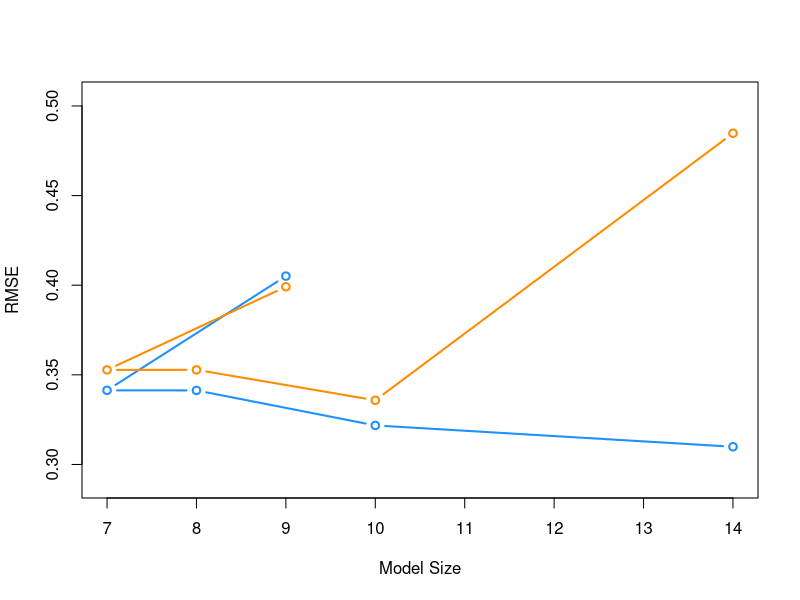

This figure's R source: (Note: this script raises an error after producing the figure.)
## ---- chunk 1
knitr::opts_chunk$set(cache = TRUE, autodep = TRUE, fig.align = "center", warning = FALSE, message = FALSE, dpi = 300)
## ---- chunk 2
library(caret)
g = 6.67*10^(-11)
gen_some_data = function(n_obs = 50) {
  int_designator = seq(0, 10, length.out = n_obs)
  eccentricity = runif(n = n_obs, min = 0, max = 90)
  classification = sample(c("U", "C", "S"), size = n_obs, replace = TRUE)
  periapsis  = round(runif(n = n_obs, min = 0, max = 90), 4)
  inclination = round(runif(n = n_obs, min = 0, max = 180), 4)
  mean_anomoly = round(runif(n = n_obs, min = 0, max = 360),4)
  mass1 = round(runif(n = n_obs, min = 100, max = 999),4)
  mass2 = round(runif(n = n_obs, min = 1000, max = 2000),4)
  day = round(runif(n = n_obs, min = 0, max = 24), 4)
  focal_param = round(runif(n = n_obs, min = 100, max = 400),4)
  semi_latus_rectum = focal_param*eccentricity
  semimajor_axis = semi_latus_rectum/abs((1-eccentricity^2))
  mean_motion = 360/focal_param
  #mean_motion = sqrt((g*(mass1+mass2)/(semimajor_axis^3)))
  data.frame(mean_motion, semimajor_axis, semi_latus_rectum, int_designator, eccentricity, classification, periapsis, mean_anomoly, inclination)
}
## ---- chunk 3
set.seed(42)
orb_data = gen_some_data(n_obs = 10000)
#orb_tst = gen_some_data(n_obs = 9000)
#orb_trn = gen_some_data(n_obs = 5000)
summary(orb_data)
## ---- chunk 4
rmse = function(actual, predicted) {
  sqrt(mean((actual - predicted) ^ 2))
}
## ---- chunk 5
get_complexity = function(model) {
  length(coef(model)) - 1
}
## ---- chunk 6
set.seed(9)
num_obs = nrow(orb_data)

train_index = sample(num_obs, size = trunc(0.50 * num_obs))
orb_trn = orb_data[train_index, ]
orb_tst = orb_data[-train_index, ]
## ---- chunk 7
fit_0 = lm(mean_motion ~ 1, data = orb_trn)
get_complexity(fit_0)
## ---- chunk 8
sqrt(mean((orb_trn$mean_motion - predict(fit_0, orb_trn)) ^ 2))
## ---- chunk 9
sqrt(mean((orb_tst$mean_motion - predict(fit_0, orb_tst)) ^ 2))
## ---- chunk 10
rmse(actual = orb_trn$mean_motion, predicted = predict(fit_0, orb_trn))
## ---- chunk 11
rmse(actual = orb_tst$mean_motion, predicted = predict(fit_0, orb_tst))
## ---- chunk 12
get_rmse = function(model, data, response) {
  rmse(actual = subset(data, select = response, drop = TRUE),
       predicted = predict(model, data))
}
## ---- chunk 13
get_rmse(model = fit_0, data = orb_trn, response = "mean_motion")

get_rmse(model = fit_0, data = orb_tst, response = "mean_motion")
## ---- chunk 14
fit_1 = lm(mean_motion ~ ., data = orb_trn)
get_complexity(fit_1)
## ---- chunk 15
get_rmse(model = fit_1, data = orb_trn, response = "mean_motion")
## ---- chunk 16
get_rmse(model = fit_1, data = orb_tst, response = "mean_motion")
## ---- chunk 17
fit_2 = lm(mean_motion ~ semimajor_axis * eccentricity * mean_anomoly, data = orb_trn)
get_complexity(fit_2)
## ---- chunk 18
get_rmse(model = fit_2, data = orb_trn, response = "mean_motion")
## ---- chunk 19
get_rmse(model = fit_2, data = orb_tst, response = "mean_motion")
## ---- chunk 20
fit_3 = lm(mean_motion ~ semimajor_axis * eccentricity * mean_anomoly + I(mean_anomoly ^ 2), data = orb_trn)
get_complexity(fit_3)
## ---- chunk 21
get_rmse(model = fit_3, data = orb_trn, response = "mean_motion")
## ---- chunk 22
get_rmse(model = fit_3, data = orb_tst, response = "mean_motion")
## ---- chunk 23
fit_4 = lm(mean_motion ~ semimajor_axis * eccentricity * mean_anomoly + I(mean_anomoly ^ 2) + I(eccentricity^2) + I(semimajor_axis^2), data = orb_trn)
get_complexity(fit_4)
## ---- chunk 24
get_rmse(model = fit_4, data = orb_trn, response = "mean_motion")
## ---- chunk 25
get_rmse(model = fit_4, data = orb_tst, response = "mean_motion")
## ---- chunk 26
fit_5 = lm(mean_motion ~ semimajor_axis * eccentricity * mean_anomoly + I(mean_anomoly ^ 2) * I(eccentricity^2) * I(semimajor_axis^2), data = orb_trn)
get_complexity(fit_5)
## ---- chunk 27
get_rmse(model = fit_5, data = orb_trn, response = "mean_motion")
## ---- chunk 28
get_rmse(model = fit_5, data = orb_tst, response = "mean_motion")
## ---- chunk 29
model_list = list(fit_1, fit_2, fit_3, fit_4, fit_5)
## ---- chunk 30
train_rmse = sapply(model_list, get_rmse, data = orb_trn, response = "mean_motion")
test_rmse = sapply(model_list, get_rmse, data = orb_tst, response = "mean_motion")
model_complexity = sapply(model_list, get_complexity)
## ---- chunk 31
plot(model_complexity, train_rmse, type = "b", lwd = 2,
     ylim = c(min(c(train_rmse, test_rmse)) - 0.02, 
              max(c(train_rmse, test_rmse)) + 0.02), 
     col = "dodgerblue", 
     xlab = "Model Size",
     ylab = "RMSE")
lines(model_complexity, test_rmse, lwd = 2, type = "b", col = "darkorange")
## ---- chunk 32
tab_01 = data.frame(
  Models = rbind("fit_1","fit_2","fit_3","fit_4","fit_5"),
  Value  = rbind(cbind(train_rmse,test_rmse, model_complexity))
)
names(tab_01)<-c("model", "Train RMSE", "Test RMSE", "Predictors")
## ---- chunk 33
knitr::kable((tab_01), digits = 4)
## ---- chunk 34
summary(ols <- lm(target_name ~ ra_deg + dec_deg + filter + stc_s, data = orb_data))

opar <- par(mfrow = c(2,2), oma = c(0, 0, 1.1, 0))
plot(ols, las = 1)
par(opar)
## ---- chunk 35
mdf_mod1[c(7, 8, 85), 1:2]
## ---- chunk 36
d1 <- cooks.distance(ols)
r <- stdres(ols)
a <- cbind(mdf_mod1, d1, r)
a[d1 > 4/87, ]
## ---- chunk 37
rabs <- abs(r)
a <- cbind(mdf_mod1, d1, r, rabs)
asorted <- a[order(-rabs), ]
asorted[1:10, ]
## ---- chunk 38
summary(rr.huber <- rlm(target_name ~ ra_deg + dec_deg + filter + stc_s, data = mdf_mod1))
## ---- chunk 39
hweights <- data.frame(target_name = mdf_mod1$target_name, resid = rr.huber$resid, weight = rr.huber$w)
hweights2 <- hweights[order(rr.huber$w), ]
hweights2[1:15, ]
## ---- chunk 40
rr.bisquare <- rlm(target_name ~ ra_deg + dec_deg + filter + stc_s, data = mdf_mod1, psi = psi.bisquare)
summary(rr.bisquare)
## ---- chunk 41
biweights <- data.frame(target_name = mdf_mod1$target_name, resid = rr.bisquare$resid, weight = rr.bisquare$w)
biweights2 <- biweights[order(rr.bisquare$w), ]
biweights2[1:15, ]
